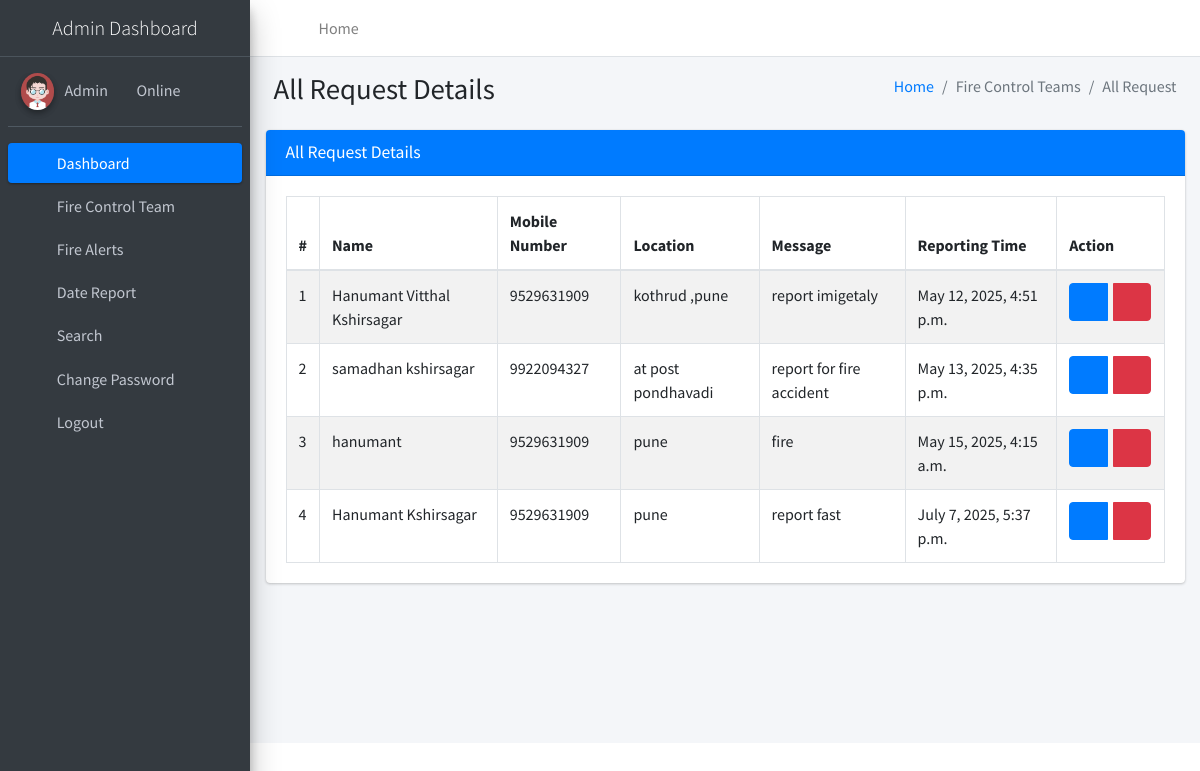
The app's page /allRequest (signed in) with its own data.
### firereport/models.py (models this page shows, shortened)
class Firereport(models.Model):
    FullName = models.CharField(max_length=250, null=True)
    MobileNumber = models.CharField(max_length=12, null=True)
    Location = models.CharField(max_length=200, null=True)
    Message = models.CharField(max_length=200, null=True)
    AssignTo = models.ForeignKey(Teams, on_delete=models.CASCADE, null=True)
    Status = models.CharField(max_length=150, null=True)
    Postingdate = models.DateTimeField(auto_now_add=True)
    AssignedTime = models.CharField(max_length=150, null=True)
    UpdationDate = models.DateTimeField(null=True)

### firereport/views.py (the view)
# urls.py: path('allRequest', allRequest, name='allRequest'),
def allRequest(request):
    if not request.user.is_authenticated:
        return redirect('admin_login')
    firereport = Firereport.objects.all()
    return render(request, 'admin/allRequest.html', locals())

### firereport/templates/admin/allRequest.html
{% extends 'adminNavbar.html' %}
{% block main %}
{% load static %}
<section class="content">
    <div class="content-header">
        <div class="container-fluid">
            <div class="row mb-2">
                <div class="col-sm-6">
                    <h1 class="m-0">All Request Details</h1>
                </div>
                <div class="col-sm-6">
                    <ol class="breadcrumb float-sm-right">
                        <li class="breadcrumb-item"><a href="{% url 'dashboard' %}">Home</a></li>
                        <li class="breadcrumb-item active">Fire Control Teams</li>
                        <li class="breadcrumb-item active">All Request</li>
                    </ol>
                </div>
            </div>
        </div>
    </div>
    <div class="container-fluid">
        <div class="row">
            <div class="col-md-12">
                <div class="card card-primary">
                    <div class="card-header">
                        <h3 class="card-title">All Request Details</h3>
                    </div>
                    <div class="card-body">
                        <table id="example1" class="table table-bordered table-striped">
                            <thead>
                            <tr>
                                <th>#</th>
                                <th>Name</th>
                                <th>Mobile Number</th>
                                <th>Location</th>
                                <th>Message</th>
                                <th>Reporting Time</th>
                                <th>Action</th>
                            </tr>
                            </thead>
                            <tbody>
                            {% for i in firereport %}
                            <tr>
                                <td>{{forloop.counter}}</td>
                                <td>{{i.FullName}}</td>
                                <td>{{i.MobileNumber}}</td>
                                <td>{{i.Location}}</td>
                                <td>{{i.Message}}</td>
                                <td>{{i.Postingdate}}</td>
                                <td>
                                    <div class="btn-group">
                                        <a class="btn btn-primary" href="{% url 'viewRequestDetails' i.id %}"><i class="fa fa-eye"></i></a> &nbsp;&nbsp;
                                        <a class="btn btn-danger" onclick="return confirm('Are you sure to Delete ?')" href="{% url 'deleteRequest' i.id %}"><i
                                            class="fa fa-trash-alt"></i></a>
                                    </div>
                                </td>
                            </tr>
                            {% endfor %}
                            </tbody>
                        </table>
                    </div>
                </div>
            </div>
        </div>
    </div>
</section>
{% endblock %}

### records on screen
Firereport: FullName "Hanumant Vitthal Kshirsagar", MobileNumber "9529631909", Location "kothrud ,pune", Message "report imigetaly", Postingdate "May 12, 2025, 4:51 p.m."
Firereport: FullName "samadhan kshirsagar", MobileNumber "9922094327", Location "at post pondhavadi", Message "report for fire accident", Postingdate "May 13, 2025, 4:35 p.m."
Firereport: FullName "hanumant", MobileNumber "9529631909", Location "pune", Message "fire", Postingdate "May 15, 2025, 4:15 a.m."
Firereport: FullName "Hanumant Kshirsagar", MobileNumber "9529631909", Location "pune", Message "report fast", Postingdate "July 7, 2025, 5:37 p.m."
